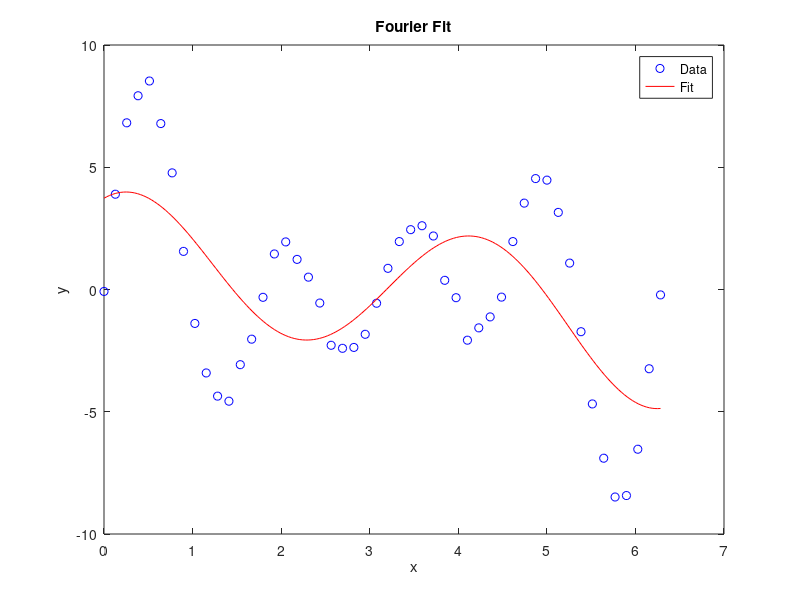

Write MATLAB code to recreate this figure.
pkg load optim

% Define the function to fit (the first three terms of the Fourier series)
fourier = @(b,x) b(1) + b(2)*cos(x*b(3)) + b(4)*sin(x*b(5));

% Generate some noisy data that cannot be described with the first three terms of the Fourier series
x = linspace(0,2*pi,50)';
y = 2*sin(2*x) + 3*sin(3*x) + 4*sin(4*x) + 0.2*randn(size(x));

% Define the residual function
residual = @(b) y - fourier(b,x);

% Initial guess for the parameters
b0 = [0, 1, 1, 1, 1];

% Perform the fitting using lsqnonlin
options = optimset('Display','off');
[beta,resnorm,residual,exitflag,output,lambda,jacobian] = lsqnonlin(residual,b0,[],[],options);

% Calculate the goodness of fit
sse = sum(residual.^2);
sst = sum((y-mean(y)).^2);
rsq = 1 - sse/sst;

% Calculate the standard error and confidence interval for each parameter
n = length(y);
J = full(jacobian);
se = sqrt(diag(inv(J'*J)*sse/(n-length(beta))));
ci = tinv(0.975,n-length(beta))*se;
lower = beta - ci;
upper = beta + ci;

% Calculate the p-value
dof = n - length(beta);
F = (rsq/(length(beta)-1))/((1-rsq)/dof);
p_value = 1 - fcdf(F, length(beta)-1, dof);

% Plot the data and the fit
xfit = linspace(0,2*pi,200)';
yfit = fourier(beta,xfit);
figure;
plot(x,y,'bo',xfit,yfit,'r-');
legend('Data','Fit');
xlabel('x');
ylabel('y');
title('Fourier Fit');

% Display the results as text in the figure
fprintf('b1 = %f +/- %f\n', beta(1), ci(1));
fprintf('b2 = %f +/- %f\n', beta(2), ci(2));
fprintf('b3 = %f +/- %f\n', beta(3), ci(3));
fprintf('b4 = %f +/- %f\n', beta(4), ci(4));
fprintf('b5 = %f +/- %f\n', beta(5), ci(5));
fprintf('R-squared = %f\n', rsq);
fprintf('p-value = %f\n', p_value);
